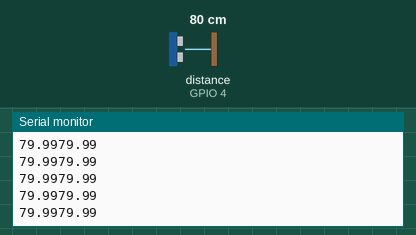
Simulated run of this sketch. Board: ESP32. Shown: the last lines printed to the serial monitor. Wiring (inferred from the names in the program): ultrasonic range finder: trigger GPIO 2; echo GPIO 4. The inputs (shaded band) are chosen by the test bench; at power-on: distance to the obstacle (sensor on GPIO 4) 80 cm. The echo pulse lasts 58.3 µs per cm.

Above: at 1.2 s.
1.3 s: distance to the obstacle (sensor on GPIO 4) set to 2 cm
At 2.68 s:
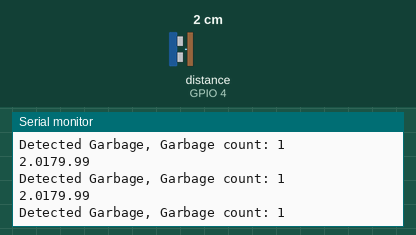
2.9 s: distance to the obstacle (sensor on GPIO 4) set to 4 cm
At 2.99 s:
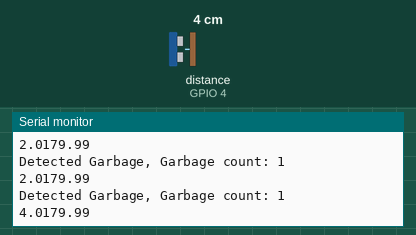
Timing chart, 0 to 5.9 s (numbered marks = the images above; inputs shaded):
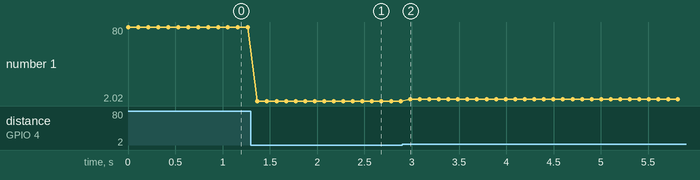

Measured:
- after the input at 1.3 s, the serial monitor: prints a new line after 0.07 s (image 1)
- after the input at 2.9 s, the serial monitor: prints a new line after 0.08 s (image 2)
- plotted number 1: 80 → 2.02 after the input at 1.3 s, 2.02 → 4.02 after the input at 2.9 s

The sketch:

ht6.ino
```cpp
#include <math.h>

const int trigPin = 2;
const int echoPin = 4;
const int pirPin = 16;

float duration, distance;
double averageUltraReading;
int count = 0;
int counterTimeout = 0;
int garbageCount = 0;

void setup()
{
  pinMode(trigPin, OUTPUT);
  pinMode(echoPin, INPUT);

  Serial.begin(9600);

}

void loop()
{
  digitalWrite(trigPin, LOW);
  delayMicroseconds(2);

  digitalWrite(trigPin, HIGH);
  delayMicroseconds(5);

  digitalWrite(trigPin, LOW);

  duration = pulseIn(echoPin, HIGH);

  distance = (duration * .0343)/2;

  if(count <= 10){
    averageUltraReading = ((averageUltraReading * count) + distance)/(count+1);
    count++;
    counterTimeout++;
  }else if(count > 10){
    if(fabs(averageUltraReading - distance) < 5){
      averageUltraReading = ((averageUltraReading * count) + distance)/(count+1);
      if(count < 20){
        count++;
      }
      counterTimeout++;
    }else{
      if(counterTimeout > 10){
        garbageCount++;
        counterTimeout = 0;
      }
      Serial.print("Detected Garbage, Garbage count: ");
      Serial.println(garbageCount);
    }
  }

  Serial.print(distance);
  Serial.println(averageUltraReading);

  delay(100);
}
```

pir.cpp
```cpp
const int pirPin = 16;

void setup() {
  // put your setup code here, to run once:
  pinMode(pirPin, INPUT);
  Serial.begin(9600);
}

void loop() {
  // put your main code here, to run repeatedly:
  Serial.println(digitalRead(pirPin));
}
```

ultrasonic.cpp
```cpp
const int trigPin = 2;
const int echoPin = 4;

float duration, distance;

void setup()
{
  pinMode(trigPin, OUTPUT);
  pinMode(echoPin, INPUT);

  Serial.begin(9600);

}

void loop()
{
  digitalWrite(trigPin, LOW);
  delayMicroseconds(2);

  digitalWrite(trigPin, HIGH);
  delayMicroseconds(10);

  digitalWrite(trigPin, LOW);

  duration = pulseIn(echoPin, HIGH);

  distance = (duration * .0343)/2;

  Serial.println(distance);
  delay(100);
}
```
